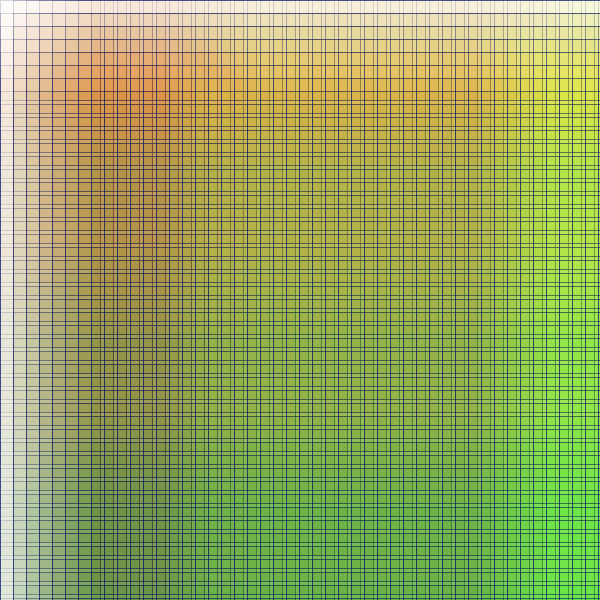
Frame 1 (no input)
Frame 60 (the mouse pressed at the canvas centre just before this capture): identical to frame 1, image omitted
Frame 120 (the mouse held since frame 60 and released just before this capture): identical to frame 1, image omitted

The Processing sketch that drew this single still picture (run headless with seeded random() and noise(); from frame 60 on, the mouse is pressed at the canvas centre):

// Processing sketch: sketch_171007a_paws_gradient
// ── sketch_171007a_paws_gradient.pde
// you can comment a line of code by using '//' before it 

float  si = 100;   // size of the rect/ellipse 
float skip = 13;   // dist between the 2 circles/rect  .. dont make this a decimal 


void setup(){
  size(600,600);                    //size of the image in pixels  
  
}

void draw(){
  background(255);                  // backgroung color  
  for (int i = 0; i <width ; i+= skip){    // dist X ,Y
    for (int j = 0; j <height ; j+= skip){
      float R = map (i , 0,width, 100,200);      // R and G values create an gradient
      float G = map (j , 0,height, 200,20); 
      noStroke();                              // commnt this to get an outline
      stroke(0,12,100,40);                              // you can add color to the outline 
      strokeWeight(1);                      // outline to the ellipse
      fill(G,R,10,5);                        // (R,G,B,alpha) 
      rect(i,j, si, si );                    //(x,y,width,height)
      //ellipse(i,j, si, si );
    }
  }
}
